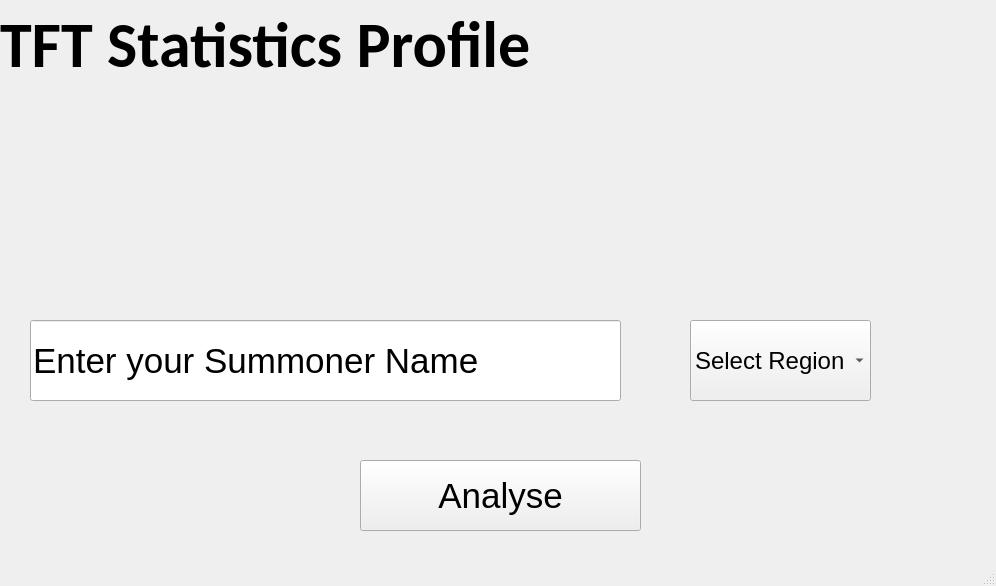
<?xml version="1.0" encoding="UTF-8"?>
<ui version="4.0">
 <class>MainWindow</class>
 <widget class="QMainWindow" name="MainWindow">
  <property name="geometry">
   <rect>
    <x>0</x>
    <y>0</y>
    <width>996</width>
    <height>586</height>
   </rect>
  </property>
  <property name="minimumSize">
   <size>
    <width>996</width>
    <height>586</height>
   </size>
  </property>
  <property name="maximumSize">
   <size>
    <width>996</width>
    <height>586</height>
   </size>
  </property>
  <property name="windowTitle">
   <string>MainWindow</string>
  </property>
  <property name="styleSheet">
   <string notr="true">QWidget#centralwidget{ border-image: url(:/newPrefix/MainWindow.jpg);}
</string>
  </property>
  <widget class="QWidget" name="centralwidget">
   <property name="styleSheet">
    <string notr="true">QWidget#centralwidget{  border-image: url(:/newPrefix/MainWindow.jpg);}</string>
   </property>
   <widget class="QPushButton" name="pushButton">
    <property name="geometry">
     <rect>
      <x>360</x>
      <y>460</y>
      <width>281</width>
      <height>71</height>
     </rect>
    </property>
    <property name="font">
     <font>
      <pointsize>26</pointsize>
     </font>
    </property>
    <property name="text">
     <string>Analyse</string>
    </property>
   </widget>
   <widget class="QLabel" name="label">
    <property name="geometry">
     <rect>
      <x>0</x>
      <y>0</y>
      <width>541</width>
      <height>91</height>
     </rect>
    </property>
    <property name="font">
     <font>
      <family>Calibri</family>
      <pointsize>48</pointsize>
      <weight>75</weight>
      <bold>true</bold>
     </font>
    </property>
    <property name="text">
     <string>TFT Statistics Profile</string>
    </property>
   </widget>
   <widget class="QLineEdit" name="lineEdit">
    <property name="geometry">
     <rect>
      <x>30</x>
      <y>320</y>
      <width>591</width>
      <height>81</height>
     </rect>
    </property>
    <property name="font">
     <font>
      <pointsize>26</pointsize>
     </font>
    </property>
    <property name="text">
     <string>Enter your Summoner Name</string>
    </property>
   </widget>
   <widget class="QComboBox" name="comboBox">
    <property name="geometry">
     <rect>
      <x>690</x>
      <y>320</y>
      <width>181</width>
      <height>81</height>
     </rect>
    </property>
    <property name="font">
     <font>
      <pointsize>18</pointsize>
     </font>
    </property>
    <item>
     <property name="text">
      <string>Select Region</string>
     </property>
    </item>
    <item>
     <property name="text">
      <string>na1</string>
     </property>
    </item>
    <item>
     <property name="text">
      <string>br1</string>
     </property>
    </item>
    <item>
     <property name="text">
      <string>eun1</string>
     </property>
    </item>
    <item>
     <property name="text">
      <string>euw1</string>
     </property>
    </item>
    <item>
     <property name="text">
      <string>jp1</string>
     </property>
    </item>
    <item>
     <property name="text">
      <string>kr</string>
     </property>
    </item>
    <item>
     <property name="text">
      <string>la1</string>
     </property>
    </item>
    <item>
     <property name="text">
      <string>la2</string>
     </property>
    </item>
    <item>
     <property name="text">
      <string>na1</string>
     </property>
    </item>
    <item>
     <property name="text">
      <string>oc1</string>
     </property>
    </item>
    <item>
     <property name="text">
      <string>ru</string>
     </property>
    </item>
    <item>
     <property name="text">
      <string>tr1</string>
     </property>
    </item>
   </widget>
  </widget>
  <widget class="QStatusBar" name="statusbar"/>
 </widget>
 <resources>
  <include location="mainwindow.qrc"/>
 </resources>
 <connections/>
</ui>
